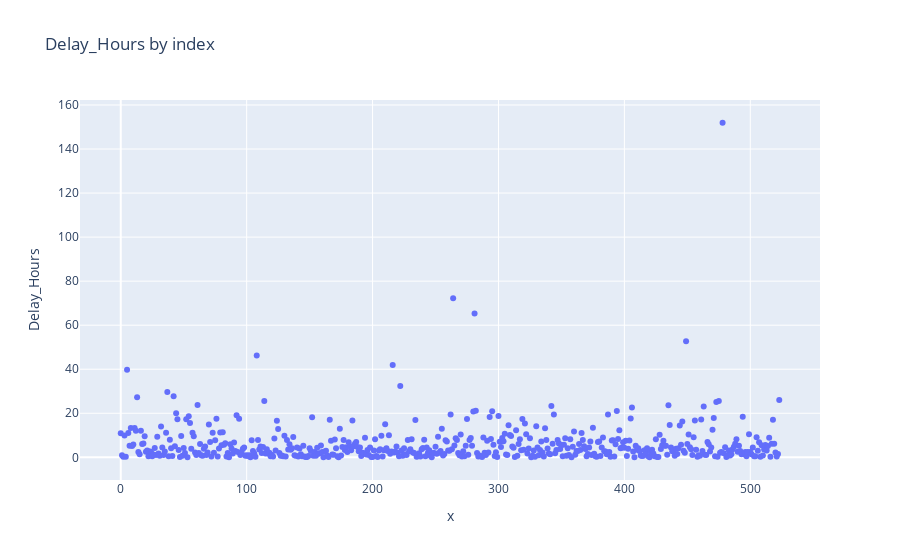

Notebook source saved alongside this figure:
### Code cell
fig = px.scatter(ml_csv_group, 
              x = ml_csv_group.index.values, 
              y = 'Delay_Hours',
              title = 'Delay_Hours by index'
            )

fig.show()

### Figure 1 — Plotly figure (JSON) as saved in the notebook; plotly's stock layout.template omitted (floating-point values rounded to 4 significant figures; data arrays with more than 128 entries replaced by an {"elided": "..."} marker saying what was removed)
{"data": [{"hovertemplate": "x=%{x}<br>Delay_Hours=%{y}<extra></extra>", "legendgroup": "", "marker": {"color": "#636efa", "symbol": "circle"}, "mode": "markers", "name": "", "orientation": "v", "showlegend": false, "type": "scatter", "x": {"elided": "524 int values"}, "xaxis": "x", "y": {"elided": "524 float values"}, "yaxis": "y"}], "layout": {"legend": {"tracegroupgap": 0}, "title": {"text": "Delay_Hours by index"}, "xaxis": {"anchor": "y", "domain": [0, 1], "title": {"text": "x"}}, "yaxis": {"anchor": "x", "domain": [0, 1], "title": {"text": "Delay_Hours"}}}}
